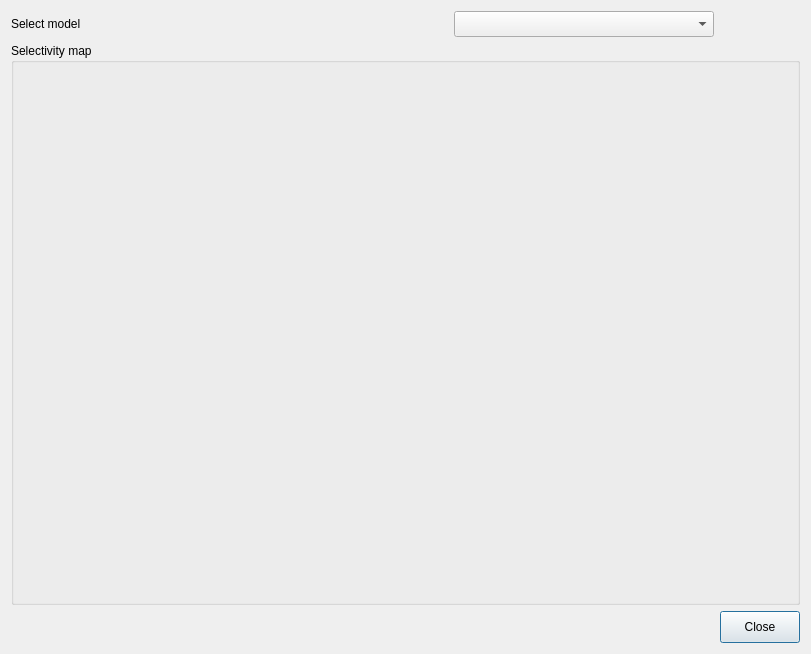
<?xml version="1.0" encoding="UTF-8"?>
<ui version="4.0">
 <class>PlotSelectivityMap</class>
 <widget class="QDialog" name="PlotSelectivityMap">
  <property name="geometry">
   <rect>
    <x>0</x>
    <y>0</y>
    <width>811</width>
    <height>654</height>
   </rect>
  </property>
  <property name="windowTitle">
   <string>Selectivity map</string>
  </property>
  <layout class="QGridLayout" name="gridLayout">
   <item row="0" column="0">
    <widget class="QLabel" name="label_4">
     <property name="text">
      <string>Select model</string>
     </property>
    </widget>
   </item>
   <item row="0" column="1">
    <spacer name="horizontalSpacer_2">
     <property name="orientation">
      <enum>Qt::Horizontal</enum>
     </property>
     <property name="sizeHint" stdset="0">
      <size>
       <width>358</width>
       <height>20</height>
      </size>
     </property>
    </spacer>
   </item>
   <item row="0" column="2">
    <widget class="QComboBox" name="modelBox">
     <property name="minimumSize">
      <size>
       <width>260</width>
       <height>26</height>
      </size>
     </property>
    </widget>
   </item>
   <item row="1" column="0" colspan="4">
    <widget class="QGroupBox" name="plotterBox">
     <property name="minimumSize">
      <size>
       <width>551</width>
       <height>311</height>
      </size>
     </property>
     <property name="title">
      <string>Selectivity map</string>
     </property>
    </widget>
   </item>
   <item row="2" column="0" colspan="3">
    <spacer name="horizontalSpacer">
     <property name="orientation">
      <enum>Qt::Horizontal</enum>
     </property>
     <property name="sizeHint" stdset="0">
      <size>
       <width>932</width>
       <height>20</height>
      </size>
     </property>
    </spacer>
   </item>
   <item row="2" column="3">
    <widget class="QPushButton" name="closeButton">
     <property name="maximumSize">
      <size>
       <width>110</width>
       <height>32</height>
      </size>
     </property>
     <property name="text">
      <string>Close</string>
     </property>
    </widget>
   </item>
  </layout>
  <zorder>closeButton</zorder>
  <zorder>horizontalSpacer</zorder>
  <zorder>plotterBox</zorder>
  <zorder>horizontalSpacer_2</zorder>
 </widget>
 <resources/>
 <connections/>
</ui>
